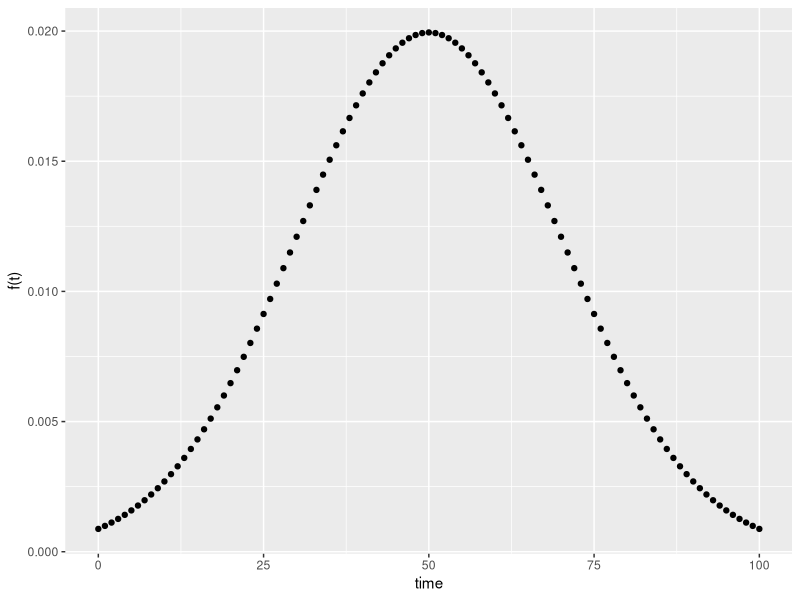
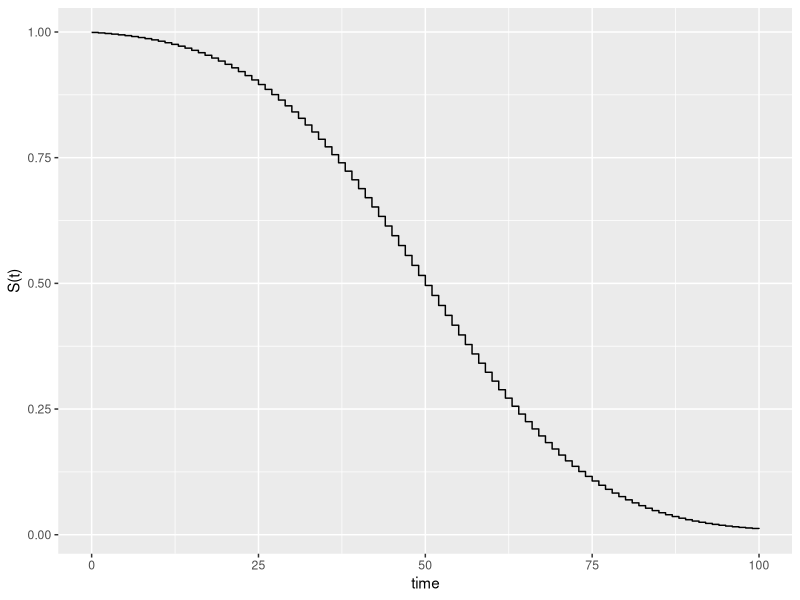
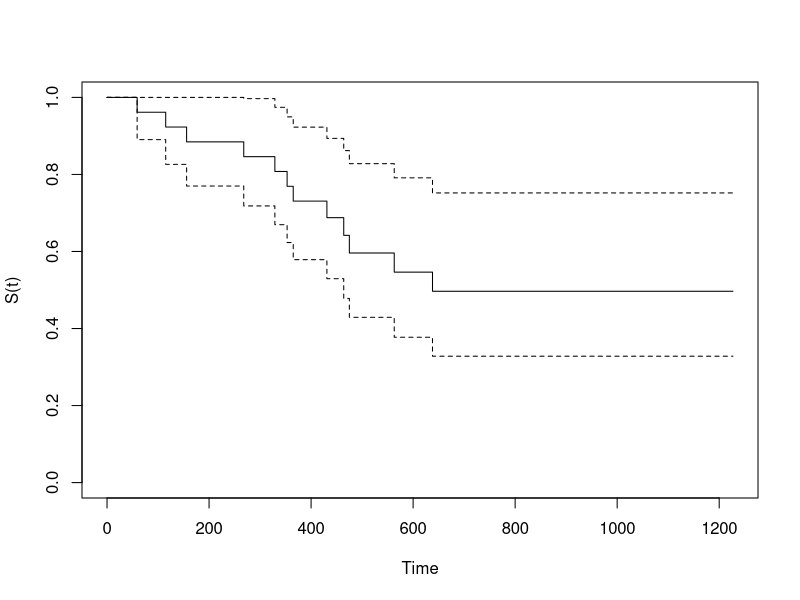
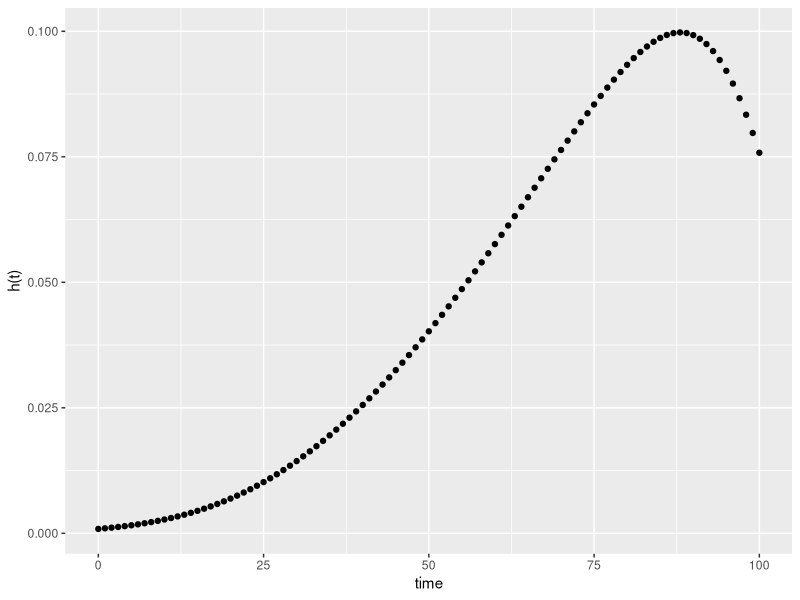
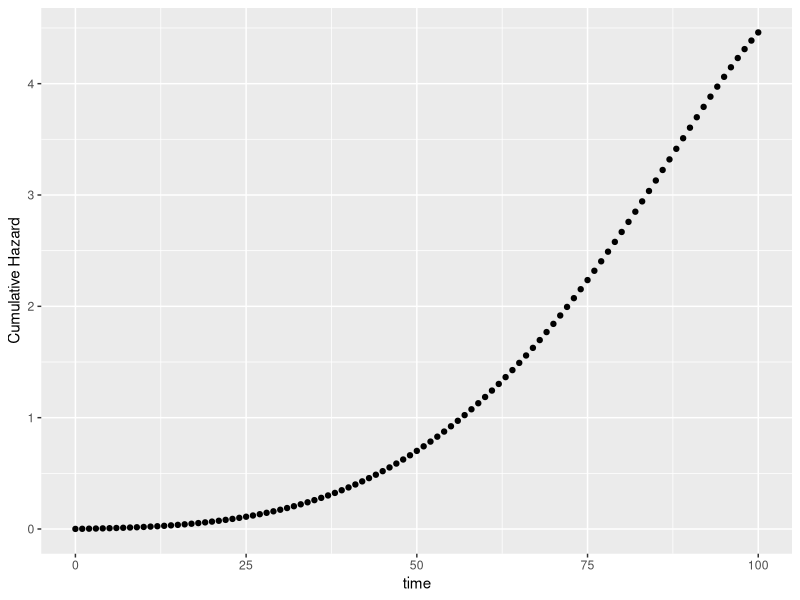

Here is the R script that generated these plots, in order:
## ---- chunk 1

library(tidyverse)

library(survival)
## ---- chunk 2
df <- tibble(time = seq(0,100, 1),
             f_t = dnorm(time, mean = 50, sd = 20))


ggplot(df, aes(x = time, y = f_t)) + geom_point() + labs(y = "f(t)")
## ---- chunk 3
df <- df %>%
  mutate(F_t = cumsum(f_t),
         S_t = 1 - F_t)


ggplot(df, aes(x = time, y = S_t)) + geom_step() + labs(y = "S(t)")
## ---- chunk 4
ovarian %>% select(time = futime, dead = fustat)
## ---- chunk 5
plot(survfit(Surv(time = ovarian$futime, event = ovarian$fustat) ~ 1 , data = ovarian), ylab = "S(t)", xlab = "Time")
## ---- chunk 6
df <- df %>%
  mutate(h_t = f_t/S_t)

ggplot(df, aes(x = time, y = h_t)) + 
  geom_point() +
  labs(y = "h(t)")
## ---- chunk 7
df <- df %>% mutate(
         H_t= - log(S_t))

ggplot(df, aes(x = time, y = H_t)) + geom_point() +labs(y = "Cumulative Hazard")
## ---- chunk 8
df <- df %>% mutate(
        S_exp_neg_Ht = exp(-H_t),
         S_cumprod_1_minus_h_t = cumprod(1-h_t))

df
